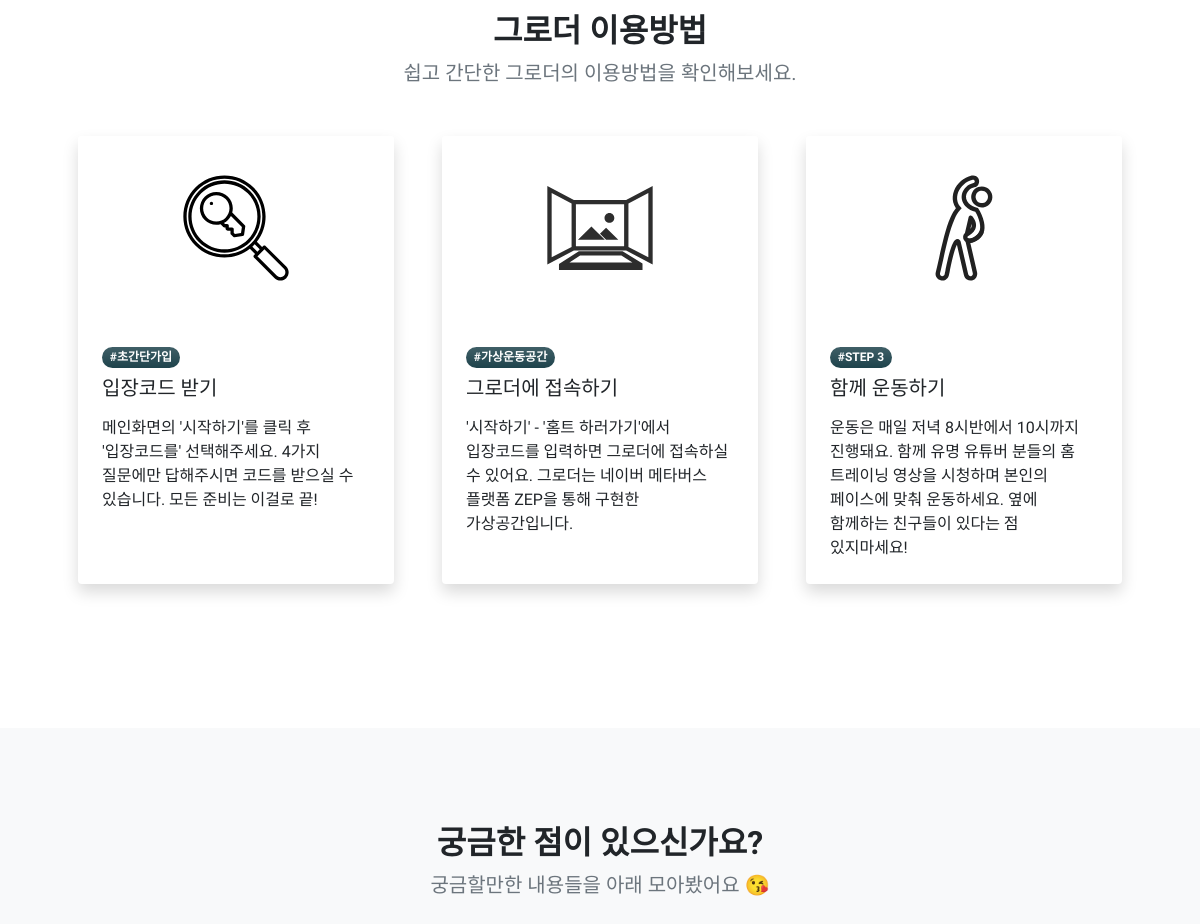
The app's page / (middle part), older data.
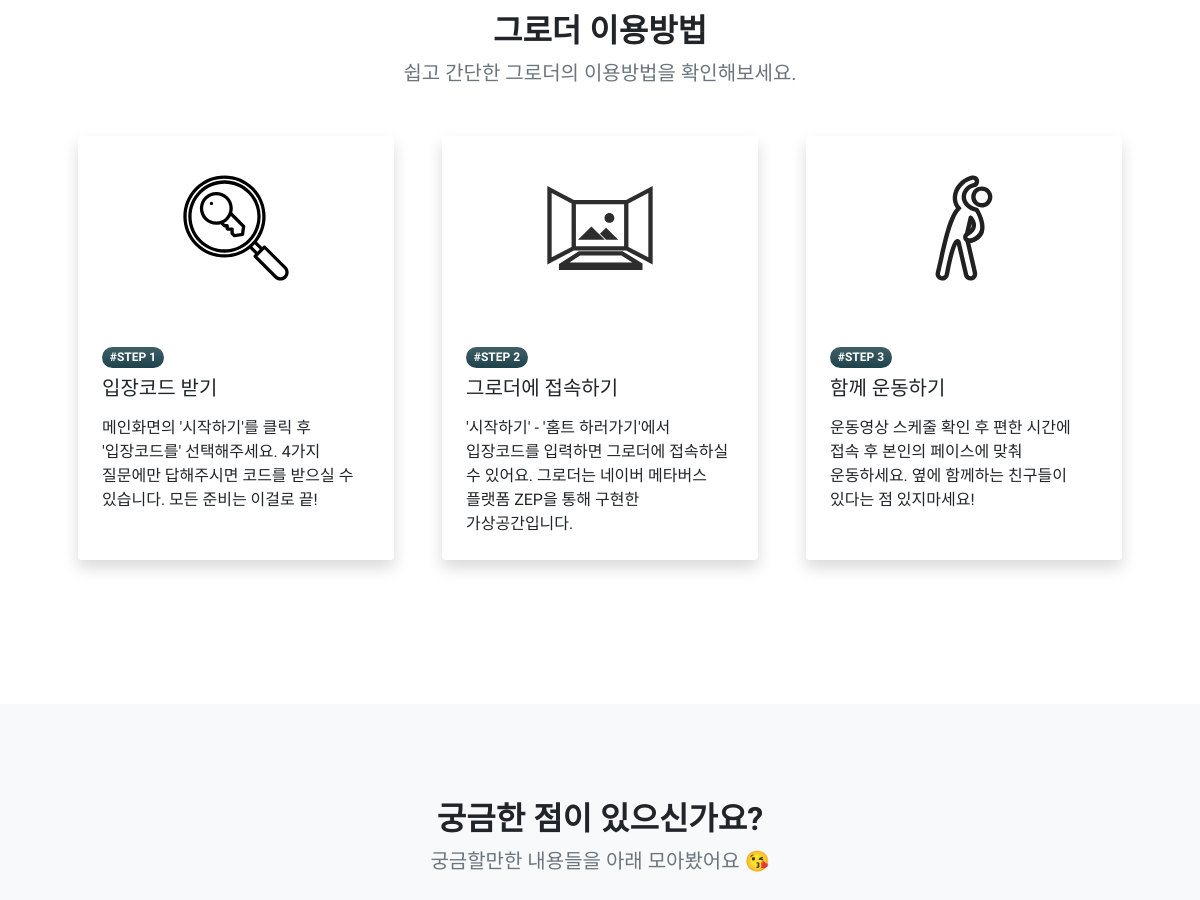
The same page, newer data.
### information/models.py (models this page shows, shortened)
class HowTo(models.Model):
    hashtag = models.CharField(max_length=12, verbose_name='해시태그')
    instruction_header = models.CharField(max_length=24, verbose_name='제목')
    instruction_content = models.TextField(verbose_name='내용')
    img_path = models.CharField(max_length=255, verbose_name='이미지 경로')

### information/views.py (the view)
# urls.py: path('', include('information.urls')),
def information(request):
    faqs = FaqContent.objects.all()
    how_tos = HowTo.objects.all()
    context = {'faqs': faqs, 'how_tos': how_tos}
    return render(request, 'information/index.html', context=context)

### information/templates/information/index.html (shortened to what this page needs)
{% extends './base.html' %}
{% load static %}
{% block body_content %}
        <main class="flex-shrink-0">
            <section id="how-to" class="py-5">
                <div class="container px-5 my-5">
                    <div class="row gx-5 justify-content-center">
                        <div class="col-lg-8 col-xl-6">
                            <div class="text-center">
                                <h2 class="fw-bolder">그로더 이용방법</h2>
                                <p class="lead fw-normal text-muted mb-5">쉽고 간단한 그로더의 이용방법을 확인해보세요.</p>
                            </div>
                        </div>
                    </div>
                    <div class="row gx-5">
                        {% for how_to in how_tos %}
                        <div class="col-lg-4 mb-5">
                            <div class="card h-100 shadow border-0">
                                <img class="card-img-top" src={% get_static_prefix %}{{ how_to.img_path }} alt="..." />
                                <div class="card-body p-4">
                                    <div class="badge bg-primary bg-gradient rounded-pill mb-2">{{ how_to.hashtag }}</div>
                                    <a class="text-decoration-none link-dark stretched-link" href="#main-hero"><h5 class="card-title mb-3">{{ how_to.instruction_header }}</h5></a>
                                    <p class="card-text mb-0">{{ how_to.instruction_content }}</p>
                                </div>
                            </div>
                        </div>
                        {% endfor %}
                    </div>
                </div>
            </section>
            <section id="faq-section" class="py-5 bg-light">
                <div class="container px-5 my-5">
                    <div class="text-center mb-5">
                        <h2 class="fw-bolder">궁금한 점이 있으신가요?</h2>
                        <p class="lead fw-normal text-muted mb-0">궁금할만한 내용들을 아래 모아봤어요 &#128536;</p>
                    </div>
                </div>
            </section>
        </main>
    {% endblock body_content %}

Row changes from the older to the newer data that the page shows:
changed HowTo "입장코드 받기": hashtag "#초간단가입" → "#STEP 1"
changed HowTo "그로더에 접속하기": hashtag "#가상운동공간" → "#STEP 2"
changed HowTo "함께 운동하기": instruction_content "운동은 매일 저녁 8시반에서 10시까지 진행돼요. 함께 유명 유튜버 분들의 홈 트레이닝 영상을 시청하며 본인의 페이스에 맞춰 운동하세요. 옆에 함께하는 친구들이 있다는 점 있지마세요!" → "운동영상 스케줄 확인 후 편한 시간에 접속 후 본인의 페이스에 맞춰 운동하세요. 옆에 함께하는 친구들이 있다는 점 있지마세요!"
